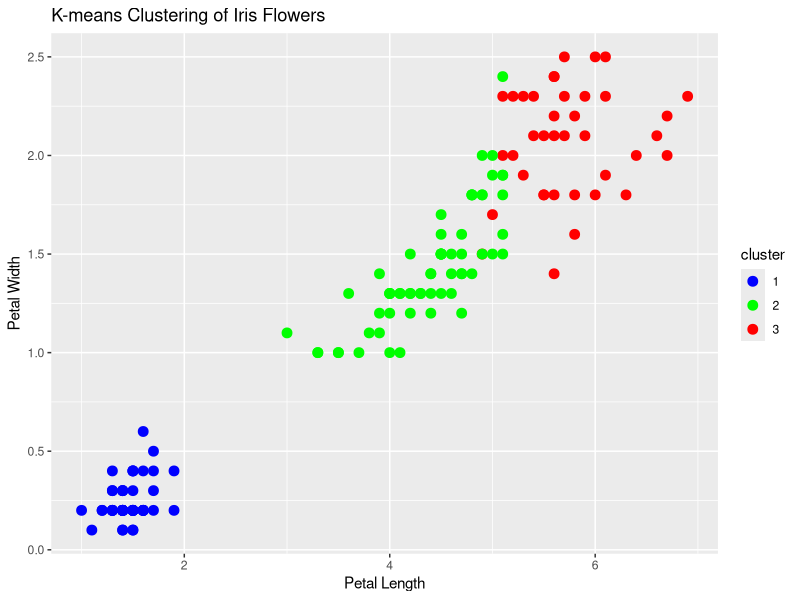
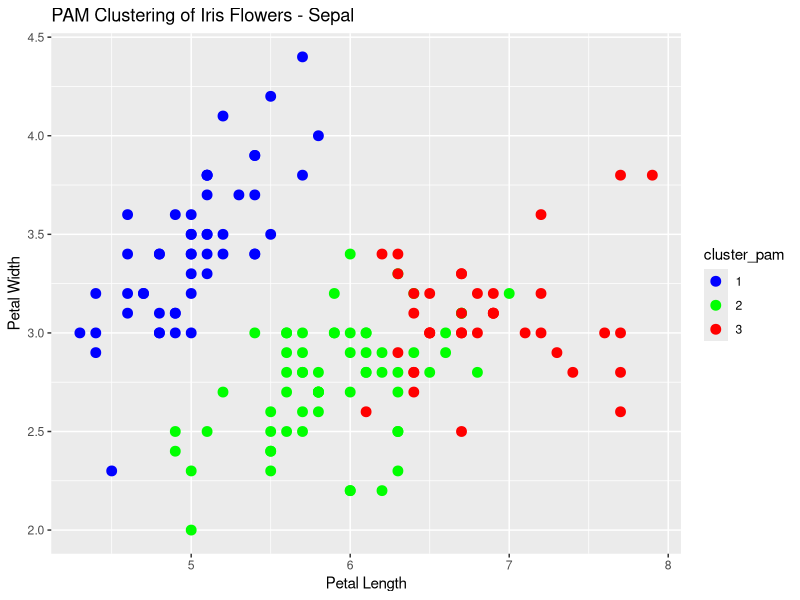
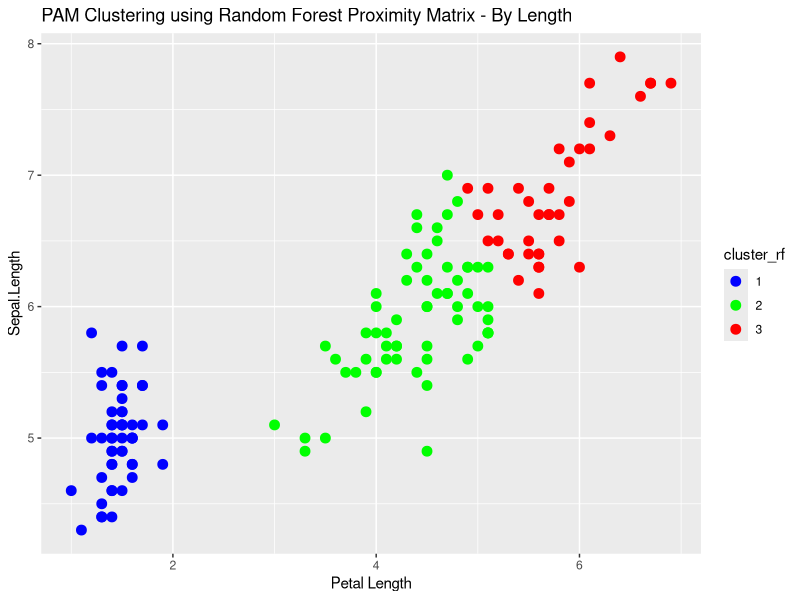

Generate these figures, in order, with R:
## ---- chunk 1
data(iris)
iris_data <- iris[, -5] # Remove the species column
head(iris_data)
## ---- chunk 2
set.seed(123) 
k <- 3 # Assuming we chose 3 clusters based on the elbow method or other criteria
kmeans_result <- kmeans(iris_data, centers = k, nstart = 25)
kmeans_result
## ---- chunk 3
library(ggplot2)

iris_data$cluster <- as.factor(kmeans_result$cluster)
ggplot(iris_data, aes(x = Petal.Length, y = Petal.Width, color = cluster)) + 
  geom_point(size = 3) + 
  scale_color_manual(values = c("blue", "green", "red")) +
  labs(title = "K-means Clustering of Iris Flowers", x = "Petal Length", y = "Petal Width")
## ---- chunk 4
library(cluster)
set.seed(123)
pam_result <- pam(iris_data, k)
pam_result

iris_data$cluster_pam <- as.factor(pam_result$clustering)
ggplot(iris_data, aes(x = Sepal.Length, y = Sepal.Width, color = cluster_pam)) + 
  geom_point(size = 3) + 
  scale_color_manual(values = c("blue", "green", "red")) +
  labs(title = "PAM Clustering of Iris Flowers - Sepal", x = "Petal Length", y = "Petal Width")
## ---- chunk 5
library(randomForest)

set.seed(123)
rf <- randomForest(x = iris_data, ntree = 2000, proximity = TRUE)

prox <- rf$proximity
pam_rf <- pam(prox, k)
pam_rf$clustering

iris_data$cluster_rf <- as.factor(pam_rf$clustering)
ggplot(iris_data, aes(x = Petal.Length, y = Sepal.Length, color = cluster_rf)) + 
  geom_point(size = 3) + 
  scale_color_manual(values = c("blue", "green", "red")) +
  labs(title = "PAM Clustering using Random Forest Proximity Matrix - By Length", x = "Petal Length", y = "Sepal.Length")
## ---- chunk 6
library(cluster)
data(iris)
iris_data <- iris[, -5] # Exclude the species column
km_res <- kmeans(iris_data, 3) # Assuming 3 clusters
silhouette_score <- silhouette(km_res$cluster, dist(iris_data))
summary(silhouette_score)
